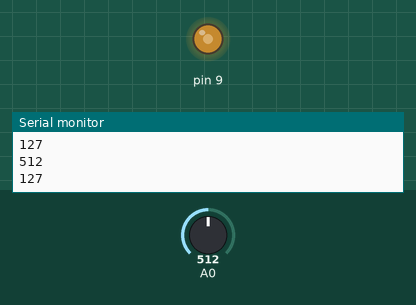
The sketch below on a simulated Arduino Uno, built with avr-gcc and run on an emulated ATmega328P. On the bench: output pins drawn as LEDs (lit = HIGH), the last lines printed to the serial monitor. Inputs (shaded band) come from the test bench; at power-on: A0 = 512.

Above: at 1.2 s.
1.3 s: A0 set to 716
At 2.0 s:
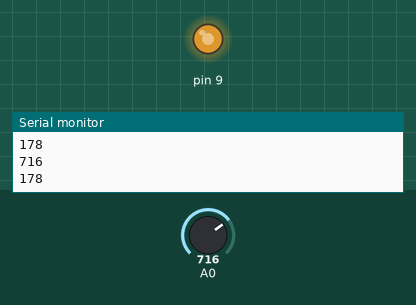
2.8 s: A0 set to 900
At 3.4 s:
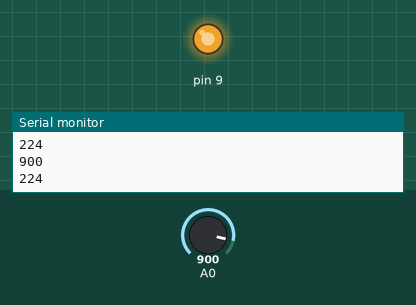
4.3 s: A0 set to 122
At 4.9 s:
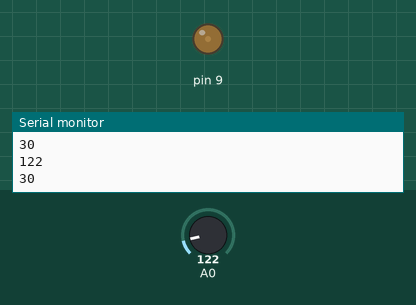
5.8 s: A0 set to 0
At 6.2 s:
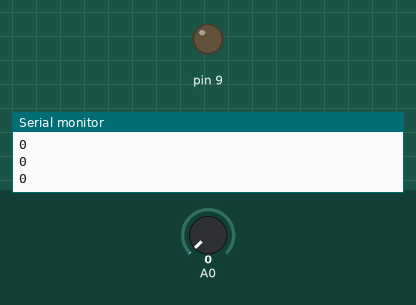
7.3 s: A0 set to 511
At 8.8 s:
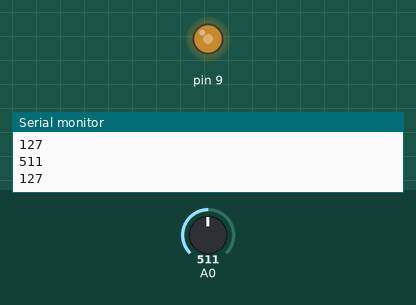
Timing chart, 0 to 9.8 s (numbered marks = the images above; inputs shaded):
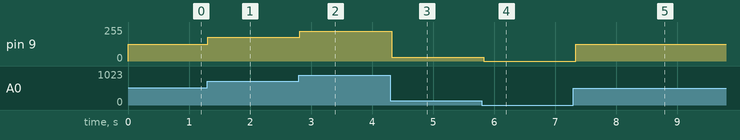

Measured:
- after the input at 1.3 s, pin 9: 127/255 → 178/255 at once
- after the input at 2.8 s, pin 9: 178/255 → 224/255 at once
- after the input at 4.3 s, pin 9: 224/255 → 30/255 at once
- after the input at 5.8 s, pin 9: 30/255 → 0/255 at once
- after the input at 7.3 s, pin 9: 0/255 → 127/255 at once

The sketch:

potentiometer.ino
```cpp
int sensorValue=0;
int outputValue=0;
void setup() {
  // put your setup code here, to run once:
  Serial.begin(9600);
}

void loop() {
  // put your main code here, to run repeatedly:
  sensorValue=analogRead(A0);
  outputValue=map(sensorValue,0,1023,0,255);
  analogWrite(9,outputValue);
  Serial.println(sensorValue);
  Serial.println(outputValue);
  delay(100);
}
```
